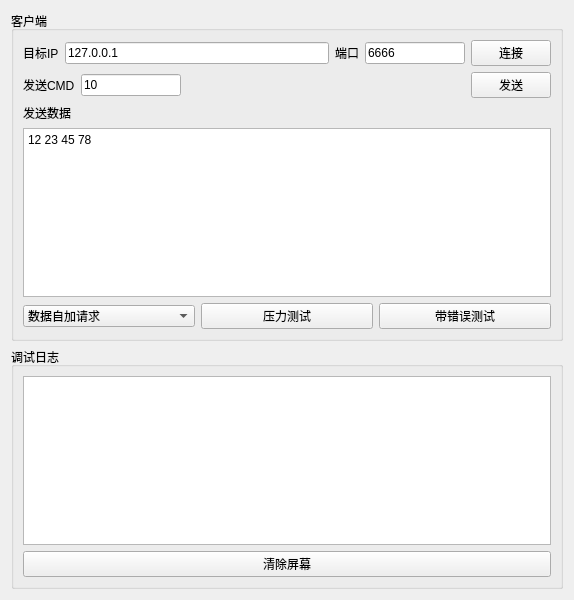
<?xml version="1.0" encoding="UTF-8"?>
<ui version="4.0">
 <class>demoMain</class>
 <widget class="QWidget" name="demoMain">
  <property name="geometry">
   <rect>
    <x>0</x>
    <y>0</y>
    <width>574</width>
    <height>600</height>
   </rect>
  </property>
  <property name="windowTitle">
   <string>demoMain</string>
  </property>
  <layout class="QVBoxLayout" name="verticalLayout">
   <item>
    <widget class="QGroupBox" name="groupBox_2">
     <property name="minimumSize">
      <size>
       <width>0</width>
       <height>250</height>
      </size>
     </property>
     <property name="title">
      <string>客户端</string>
     </property>
     <layout class="QVBoxLayout" name="verticalLayout_4">
      <item>
       <layout class="QHBoxLayout" name="horizontalLayout_2">
        <item>
         <widget class="QLabel" name="label">
          <property name="text">
           <string>目标IP</string>
          </property>
         </widget>
        </item>
        <item>
         <widget class="QLineEdit" name="le_ip">
          <property name="minimumSize">
           <size>
            <width>150</width>
            <height>0</height>
           </size>
          </property>
          <property name="text">
           <string>127.0.0.1</string>
          </property>
         </widget>
        </item>
        <item>
         <widget class="QLabel" name="label_2">
          <property name="text">
           <string>端口</string>
          </property>
         </widget>
        </item>
        <item>
         <widget class="QLineEdit" name="le_port">
          <property name="minimumSize">
           <size>
            <width>50</width>
            <height>0</height>
           </size>
          </property>
          <property name="maximumSize">
           <size>
            <width>100</width>
            <height>16777215</height>
           </size>
          </property>
          <property name="text">
           <string>6666</string>
          </property>
         </widget>
        </item>
        <item>
         <widget class="QPushButton" name="btn_conn">
          <property name="text">
           <string>连接</string>
          </property>
         </widget>
        </item>
       </layout>
      </item>
      <item>
       <layout class="QHBoxLayout" name="horizontalLayout_3">
        <item>
         <widget class="QLabel" name="label_3">
          <property name="text">
           <string>发送CMD</string>
          </property>
         </widget>
        </item>
        <item>
         <widget class="QLineEdit" name="le_cmd">
          <property name="minimumSize">
           <size>
            <width>50</width>
            <height>0</height>
           </size>
          </property>
          <property name="maximumSize">
           <size>
            <width>100</width>
            <height>16777215</height>
           </size>
          </property>
          <property name="text">
           <string>10</string>
          </property>
         </widget>
        </item>
        <item>
         <spacer name="horizontalSpacer">
          <property name="orientation">
           <enum>Qt::Horizontal</enum>
          </property>
          <property name="sizeHint" stdset="0">
           <size>
            <width>40</width>
            <height>20</height>
           </size>
          </property>
         </spacer>
        </item>
        <item>
         <widget class="QPushButton" name="btn_send">
          <property name="text">
           <string>发送</string>
          </property>
         </widget>
        </item>
       </layout>
      </item>
      <item>
       <layout class="QVBoxLayout" name="verticalLayout_3">
        <item>
         <widget class="QLabel" name="label_4">
          <property name="text">
           <string>发送数据</string>
          </property>
         </widget>
        </item>
        <item>
         <widget class="QTextEdit" name="te_sdata">
          <property name="html">
           <string>&lt;!DOCTYPE HTML PUBLIC &quot;-//W3C//DTD HTML 4.0//EN&quot; &quot;http://www.w3.org/TR/REC-html40/strict.dtd&quot;&gt;
&lt;html&gt;&lt;head&gt;&lt;meta name=&quot;qrichtext&quot; content=&quot;1&quot; /&gt;&lt;style type=&quot;text/css&quot;&gt;
p, li { white-space: pre-wrap; }
&lt;/style&gt;&lt;/head&gt;&lt;body style=&quot; font-family:'SimSun'; font-size:9pt; font-weight:400; font-style:normal;&quot;&gt;
&lt;p style=&quot; margin-top:0px; margin-bottom:0px; margin-left:0px; margin-right:0px; -qt-block-indent:0; text-indent:0px;&quot;&gt;12 23 45 78&lt;/p&gt;&lt;/body&gt;&lt;/html&gt;</string>
          </property>
         </widget>
        </item>
       </layout>
      </item>
      <item>
       <layout class="QHBoxLayout" name="horizontalLayout_4">
        <item>
         <widget class="QComboBox" name="comboBox">
          <item>
           <property name="text">
            <string>数据自加请求</string>
           </property>
          </item>
         </widget>
        </item>
        <item>
         <widget class="QPushButton" name="btn_alltest">
          <property name="text">
           <string>压力测试</string>
          </property>
         </widget>
        </item>
        <item>
         <widget class="QPushButton" name="btn_errtest">
          <property name="text">
           <string>带错误测试</string>
          </property>
         </widget>
        </item>
       </layout>
      </item>
     </layout>
    </widget>
   </item>
   <item>
    <widget class="QGroupBox" name="groupBox">
     <property name="title">
      <string>调试日志</string>
     </property>
     <layout class="QVBoxLayout" name="verticalLayout_2">
      <item>
       <widget class="QTextBrowser" name="tb_log"/>
      </item>
      <item>
       <layout class="QHBoxLayout" name="horizontalLayout">
        <item>
         <widget class="QPushButton" name="btn_clean">
          <property name="text">
           <string>清除屏幕</string>
          </property>
         </widget>
        </item>
       </layout>
      </item>
     </layout>
    </widget>
   </item>
  </layout>
 </widget>
 <resources/>
 <connections/>
</ui>
